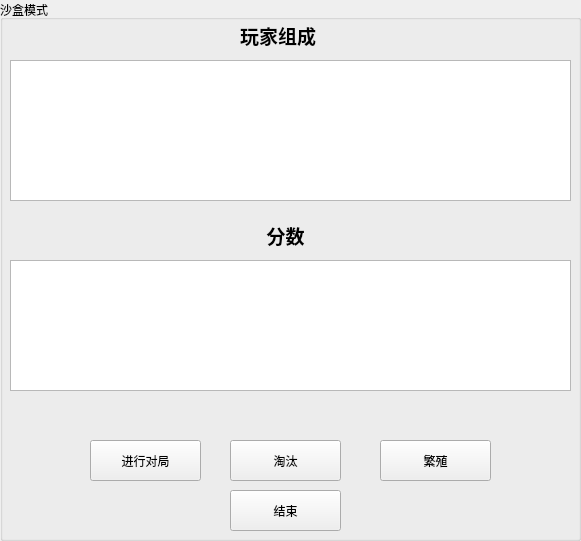
   <widget class="QGroupBox" name="groupBox">
    <property name="geometry">
     <rect>
      <x>290</x>
      <y>0</y>
      <width>581</width>
      <height>541</height>
     </rect>
    </property>
    <property name="title">
     <string>沙盒模式</string>
    </property>
    <widget class="QPushButton" name="game">
     <property name="geometry">
      <rect>
       <x>90</x>
       <y>440</y>
       <width>111</width>
       <height>41</height>
      </rect>
     </property>
     <property name="text">
      <string>进行对局</string>
     </property>
    </widget>
    <widget class="QPushButton" name="elim">
     <property name="geometry">
      <rect>
       <x>230</x>
       <y>440</y>
       <width>111</width>
       <height>41</height>
      </rect>
     </property>
     <property name="text">
      <string>淘汰</string>
     </property>
    </widget>
    <widget class="QPushButton" name="repro">
     <property name="geometry">
      <rect>
       <x>380</x>
       <y>440</y>
       <width>111</width>
       <height>41</height>
      </rect>
     </property>
     <property name="text">
      <string>繁殖</string>
     </property>
    </widget>
    <widget class="QPushButton" name="end">
     <property name="geometry">
      <rect>
       <x>230</x>
       <y>490</y>
       <width>111</width>
       <height>41</height>
      </rect>
     </property>
     <property name="text">
      <string>结束</string>
     </property>
    </widget>
    <widget class="QTextBrowser" name="showall">
     <property name="geometry">
      <rect>
       <x>10</x>
       <y>60</y>
       <width>561</width>
       <height>141</height>
      </rect>
     </property>
    </widget>
    <widget class="QTextBrowser" name="showscore">
     <property name="geometry">
      <rect>
       <x>10</x>
       <y>260</y>
       <width>561</width>
       <height>131</height>
      </rect>
     </property>
    </widget>
    <widget class="QLabel" name="label_25">
     <property name="geometry">
      <rect>
       <x>240</x>
       <y>20</y>
       <width>111</width>
       <height>31</height>
      </rect>
     </property>
     <property name="text">
      <string>&lt;html&gt;&lt;head/&gt;&lt;body&gt;&lt;p&gt;&lt;span style=&quot; font-size:14pt; font-weight:600;&quot;&gt;玩家组成&lt;/span&gt;&lt;/p&gt;&lt;/body&gt;&lt;/html&gt;</string>
     </property>
    </widget>
    <widget class="QLabel" name="label_26">
     <property name="geometry">
      <rect>
       <x>240</x>
       <y>220</y>
       <width>91</width>
       <height>31</height>
      </rect>
     </property>
     <property name="text">
      <string>&lt;html&gt;&lt;head/&gt;&lt;body&gt;&lt;p align=&quot;center&quot;&gt;&lt;span style=&quot; font-size:14pt; font-weight:600;&quot;&gt;分数&lt;/span&gt;&lt;/p&gt;&lt;/body&gt;&lt;/html&gt;</string>
     </property>
    </widget>
   </widget>
